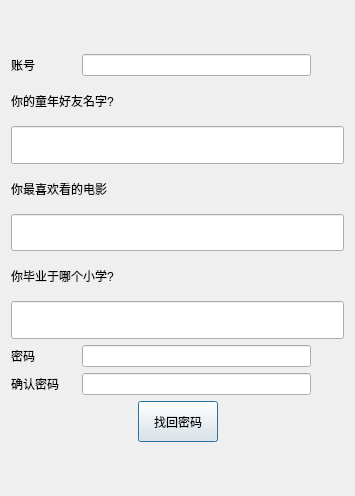
<?xml version="1.0" encoding="UTF-8"?>
<ui version="4.0">
 <class>find</class>
 <widget class="QDialog" name="find">
  <property name="geometry">
   <rect>
    <x>0</x>
    <y>0</y>
    <width>355</width>
    <height>496</height>
   </rect>
  </property>
  <property name="windowTitle">
   <string>Dialog</string>
  </property>
  <layout class="QVBoxLayout" name="verticalLayout_5" stretch="1,9,1">
   <item>
    <spacer name="verticalSpacer">
     <property name="orientation">
      <enum>Qt::Vertical</enum>
     </property>
     <property name="sizeHint" stdset="0">
      <size>
       <width>20</width>
       <height>40</height>
      </size>
     </property>
    </spacer>
   </item>
   <item>
    <layout class="QVBoxLayout" name="verticalLayout_4" stretch="1,2,2,2,1,1,1">
     <item>
      <layout class="QHBoxLayout" name="horizontalLayout" stretch="2,7,1">
       <item>
        <widget class="QLabel" name="label">
         <property name="text">
          <string>账号</string>
         </property>
        </widget>
       </item>
       <item>
        <widget class="QLineEdit" name="lineEdit"/>
       </item>
       <item>
        <spacer name="horizontalSpacer_3">
         <property name="orientation">
          <enum>Qt::Horizontal</enum>
         </property>
         <property name="sizeHint" stdset="0">
          <size>
           <width>40</width>
           <height>20</height>
          </size>
         </property>
        </spacer>
       </item>
      </layout>
     </item>
     <item>
      <layout class="QVBoxLayout" name="verticalLayout" stretch="5,5">
       <item>
        <widget class="QLabel" name="label_2">
         <property name="text">
          <string>你的童年好友名字?</string>
         </property>
        </widget>
       </item>
       <item>
        <widget class="QLineEdit" name="lineEdit_2">
         <property name="sizePolicy">
          <sizepolicy hsizetype="Expanding" vsizetype="Ignored">
           <horstretch>0</horstretch>
           <verstretch>0</verstretch>
          </sizepolicy>
         </property>
        </widget>
       </item>
      </layout>
     </item>
     <item>
      <layout class="QVBoxLayout" name="verticalLayout_2" stretch="5,5">
       <item>
        <widget class="QLabel" name="label_3">
         <property name="text">
          <string>你最喜欢看的电影</string>
         </property>
        </widget>
       </item>
       <item>
        <widget class="QLineEdit" name="lineEdit_3">
         <property name="sizePolicy">
          <sizepolicy hsizetype="Expanding" vsizetype="Ignored">
           <horstretch>0</horstretch>
           <verstretch>0</verstretch>
          </sizepolicy>
         </property>
        </widget>
       </item>
      </layout>
     </item>
     <item>
      <layout class="QVBoxLayout" name="verticalLayout_3" stretch="5,5">
       <item>
        <widget class="QLabel" name="label_4">
         <property name="text">
          <string>你毕业于哪个小学?</string>
         </property>
        </widget>
       </item>
       <item>
        <widget class="QLineEdit" name="lineEdit_4">
         <property name="sizePolicy">
          <sizepolicy hsizetype="Expanding" vsizetype="Ignored">
           <horstretch>0</horstretch>
           <verstretch>0</verstretch>
          </sizepolicy>
         </property>
        </widget>
       </item>
      </layout>
     </item>
     <item>
      <layout class="QHBoxLayout" name="horizontalLayout_3" stretch="2,7,1">
       <item>
        <widget class="QLabel" name="label_6">
         <property name="text">
          <string>密码</string>
         </property>
        </widget>
       </item>
       <item>
        <widget class="QLineEdit" name="lineEdit_6"/>
       </item>
       <item>
        <spacer name="horizontalSpacer_4">
         <property name="orientation">
          <enum>Qt::Horizontal</enum>
         </property>
         <property name="sizeHint" stdset="0">
          <size>
           <width>40</width>
           <height>20</height>
          </size>
         </property>
        </spacer>
       </item>
      </layout>
     </item>
     <item>
      <layout class="QHBoxLayout" name="horizontalLayout_2" stretch="2,7,1">
       <item>
        <widget class="QLabel" name="label_5">
         <property name="text">
          <string>确认密码</string>
         </property>
        </widget>
       </item>
       <item>
        <widget class="QLineEdit" name="lineEdit_5"/>
       </item>
       <item>
        <spacer name="horizontalSpacer_5">
         <property name="orientation">
          <enum>Qt::Horizontal</enum>
         </property>
         <property name="sizeHint" stdset="0">
          <size>
           <width>40</width>
           <height>20</height>
          </size>
         </property>
        </spacer>
       </item>
      </layout>
     </item>
     <item>
      <layout class="QHBoxLayout" name="horizontalLayout_4">
       <item>
        <spacer name="horizontalSpacer">
         <property name="orientation">
          <enum>Qt::Horizontal</enum>
         </property>
         <property name="sizeHint" stdset="0">
          <size>
           <width>40</width>
           <height>20</height>
          </size>
         </property>
        </spacer>
       </item>
       <item>
        <widget class="QPushButton" name="pushButton">
         <property name="sizePolicy">
          <sizepolicy hsizetype="Minimum" vsizetype="Expanding">
           <horstretch>0</horstretch>
           <verstretch>0</verstretch>
          </sizepolicy>
         </property>
         <property name="text">
          <string>找回密码</string>
         </property>
        </widget>
       </item>
       <item>
        <spacer name="horizontalSpacer_2">
         <property name="orientation">
          <enum>Qt::Horizontal</enum>
         </property>
         <property name="sizeHint" stdset="0">
          <size>
           <width>40</width>
           <height>20</height>
          </size>
         </property>
        </spacer>
       </item>
      </layout>
     </item>
    </layout>
   </item>
   <item>
    <spacer name="verticalSpacer_2">
     <property name="orientation">
      <enum>Qt::Vertical</enum>
     </property>
     <property name="sizeHint" stdset="0">
      <size>
       <width>20</width>
       <height>40</height>
      </size>
     </property>
    </spacer>
   </item>
  </layout>
 </widget>
 <resources/>
 <connections/>
</ui>
